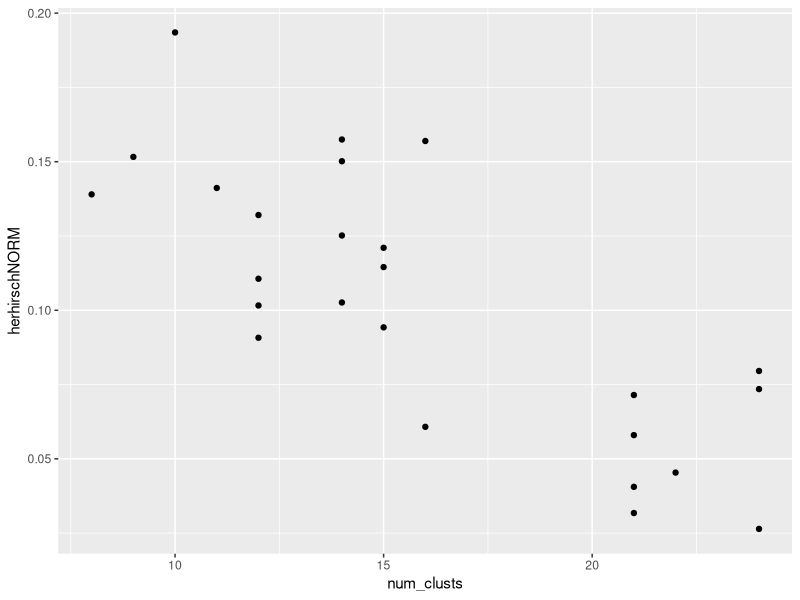

Source code (R):
library(ggplot2)
library(reshape2)
library(chron)
library(plyr)
library(dplyr)
library(scales)

# read in data including trips plus the spatial cluster for each
trips_with_clusts <- read.csv("BT_toy_TripsPlusClusts25.csv", header=T, sep = ",")

# summarise the number of trips in each cluster for each MAC address
cluster_summary <- dcast(trips_with_clusts, new_id ~ clusts, length)

#############################################################################
### calc HHI   ###
clusts_only <- cluster_summary %>%
  select(-new_id)

cluster_summary$total <- rowSums(clusts_only)
cluster_summary$maxclustval <- apply(clusts_only, 1, max)
cluster_summary$maxclustname <- colnames(clusts_only)[apply(clusts_only,1,which.max)]

cluster_summary$jointmax <- rowSums(clusts_only == cluster_summary$maxclustval)

cluster_summary$num_clusts <- rowSums(clusts_only > 0)


clusts_only2 <- clusts_only/cluster_summary$total
clusts_only3 <- clusts_only2*clusts_only2 

N1 <- ncol(clusts_only)
cluster_summary$herhirsch <- rowSums(clusts_only3)
cluster_summary$herhirschNORM <- (cluster_summary$herhirsch - (1/N1))/(1-(1/N1))


ggplot(cluster_summary, aes(x=num_clusts, y=herhirschNORM))+ geom_point()
